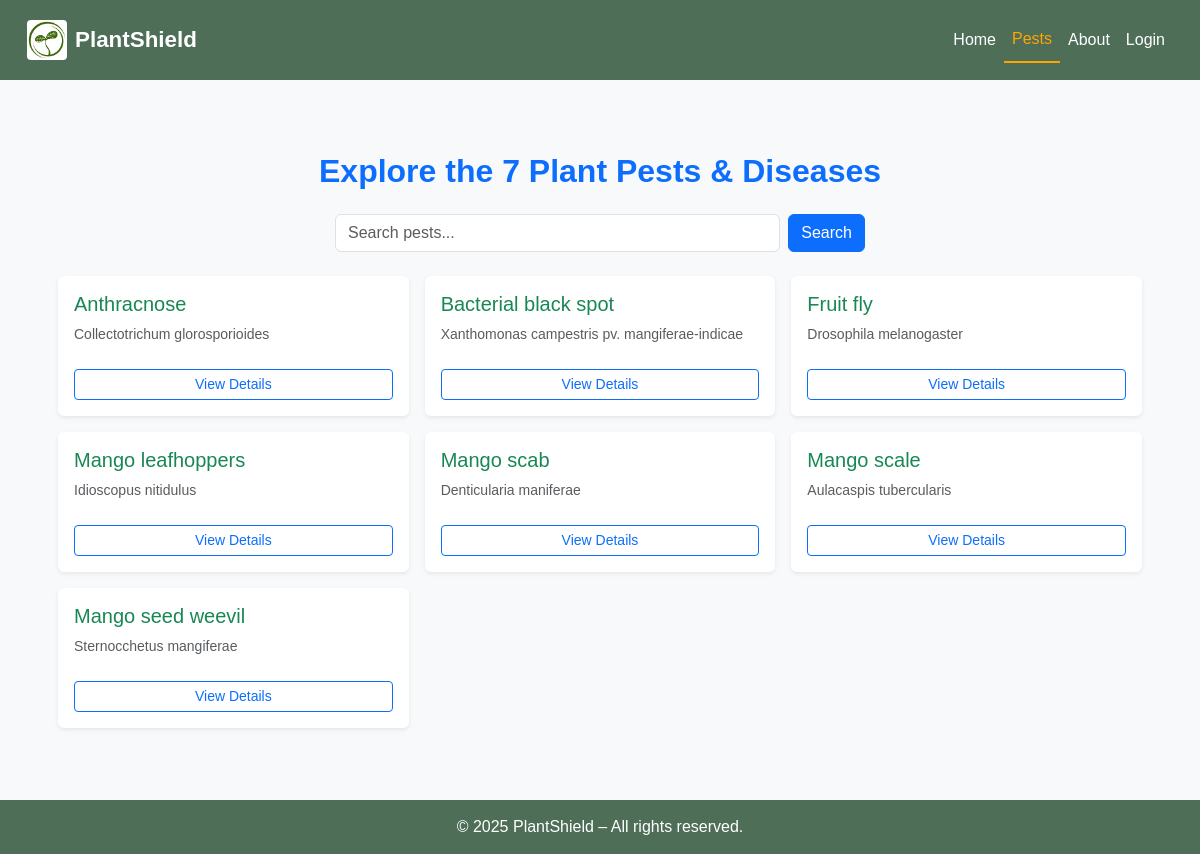
Page /pests/ on the committed database.
### pest_web/models.py (models this page shows, shortened)
class PestDisease(models.Model):
    identifier = models.IntegerField(
        null=False,
        blank=False,
        unique=True,
        default=1,
    )
    name = models.CharField(max_length=100)
    scientific_name = models.CharField(max_length=100)
    description = models.TextField(blank=True)
    image_url = models.CharField(blank=True, max_length=250)
    image_reference = models.TextField(blank=True)
    symptoms = models.TextField()
    prevention = models.TextField()
    treatment = models.TextField()
    affected_parts = models.ManyToManyField(PlantPart)  # Changed to ManyToMany as a pest can affect multiple parts
    recommended_frequency = models.CharField(max_length=100)
    plant_type = models.ForeignKey(PlantType, on_delete=models.SET_NULL, null=True, blank=True) # Using CharField for now, can be ForeignKey if you create PlantType model

### pest_web/views.py (the view)
# urls.py: re_path(r'^pests/$', PestDiseaseListView.as_view(), name='pest_list'),
class PestDiseaseListView(ListView):
    model = PestDisease
    template_name = 'pests/plist.html'
    context_object_name = 'pests'
    def get_queryset(self):
        return PestDisease.objects.all().order_by('name')

### pest_web/templates/pests/plist.html (shortened to what this page needs)
{% extends "pests/base.html" %}
{% load static %}
{% block content %}
<section class="pest-list container my-5">
  <h2 class="text-center text-primary fw-bold mb-4">Explore the 7 Plant Pests & Diseases</h2>
  <div class="row justify-content-center mb-4">
    <div class="col-md-6">
      <form method="get" class="d-flex">
        <input type="text" name="q" class="form-control me-2" placeholder="Search pests..." value="{{ request.GET.q }}">
        <button type="submit" class="btn btn-primary">Search</button>
      </form>
    </div>
  </div>
  <div class="row g-3">
    {% for pest in pests %}
      <div class="col-md-4">
        <div class="card shadow-sm border-0 h-100 p-3">
          <h5 class="card-title text-success">{{ pest.name }}</h5>
          <p class="card-text text-muted small">{{ pest.scientific_name }}</p>
          <a href="{% url 'pest_detail' pest.pk %}" class="btn btn-sm btn-outline-primary mt-2">View Details</a>
        </div>
      </div>
    {% empty %}
      <p class="text-center text-muted">No pests found matching your search.</p>
    {% endfor %}
  </div>
</section>
{% endblock %}

### pest_web/static/css/style.css (style rules this page uses)
* { margin: 0; padding: 0; box-sizing: border-box; }
body { font-family: Arial, sans-serif; background-color: #f8f9fa; color: #333; }

### rows in the picture
PestDisease: name "Anthracnose", scientific_name "Collectotrichum glorosporioides"
PestDisease: name "Bacterial black spot", scientific_name "Xanthomonas campestris pv. mangiferae-indicae"
PestDisease: name "Fruit fly", scientific_name "Drosophila melanogaster"
PestDisease: name "Mango leafhoppers", scientific_name "Idioscopus nitidulus"
PestDisease: name "Mango scab", scientific_name "Denticularia maniferae"
PestDisease: name "Mango scale", scientific_name "Aulacaspis tubercularis"
PestDisease: name "Mango seed weevil", scientific_name "Sternocchetus mangiferae"
